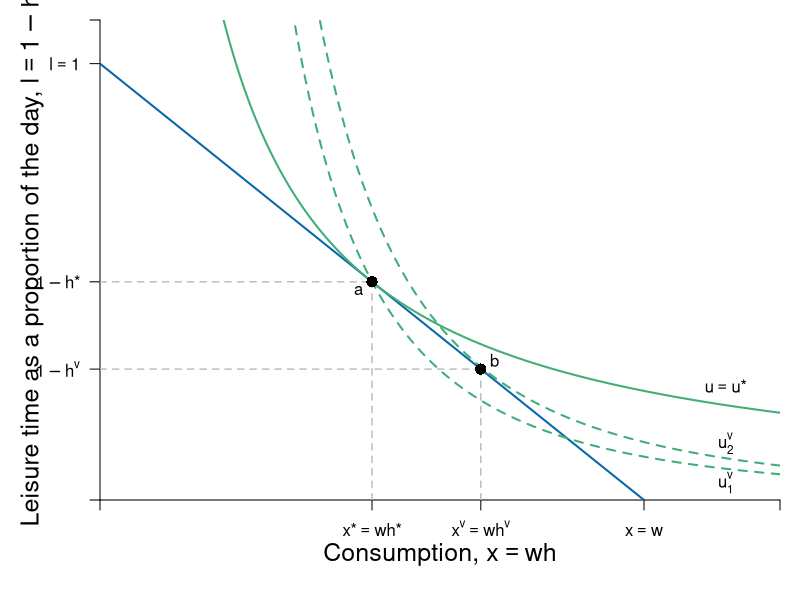

Write R code to recreate this figure.
require(shape)
pdf(file = "indmarketdemand/demand_cd_indiff_veblen.pdf", width = 9, height = 7)

#Set parameters for graphics
axislabelsize <- 1.5
graphlinewidth <- 2
segmentlinewidth <- 1.5

COL <- c("#7fc97f", "#beaed4", "#fdc086", "#ffff99", "#386cb0", "#f0027f", "#bf5b17", "#666666")
COLA <- c("#99d8c9","#66c2a4","#41ae76", "#238b45", "#005824")
COLB <- c("#4eb3d3", "#2b8cbe", "#0868ac","#084081")

#Edited the margins to cater for the larger LHS labels
par(mar =  c(5, 5, 1, 1))

uA <- function(x, y, alpha = 0.5) {
  x^(alpha)*y^(1 - alpha)
}

uA <- function(x, y, alpha = 0.5) {
  x^(alpha)*y^(1 - alpha)
}


bcA <- function(x, w = 1, h = 1) {
  h - w*x
}


xlims <- c(0, 5)
ylims <- c(0, 1.1)

npts <- 501 
x <- seq(xlims[1], xlims[2], length.out = npts)
y <- seq(ylims[1], ylims[2], length.out = npts) 
a <- c(1)

plot(0, 0, xlim = xlims, ylim = ylims, type = "n",
     xlab = expression(paste("")),
     ylab = expression(paste("")), 
     xaxt = "n", 
     yaxt = "n", 
     cex.lab = axislabelsize, 
     bty = "n",
     xaxs="i", 
     yaxs="i")

# ticksy <- seq(from = 0, to = ylims[2], by = 2)
# ylabels <- seq(from = 0, to = ylims[2], by = 2)
# ticksx <- seq(from = 0, to = xlims[2], by = 2)
# xlabels <- seq(from = 0, to = xlims[2], by = 2)
ticksy <- c(0, 0.3, 0.5, 1, ylims[2])
ylabels <- c(NA, expression(paste(1 - h^v)), expression(paste(1 - h,"*")), expression(paste(l == 1)), NA)
ticksx <- c(0, 2, 2.8, 4, xlims[2])
xlabels <- c(NA, expression(paste(x,"*" == w*h,"*")), expression(paste(x^v == w*h^v)), expression(paste(x == w)), NA)

axis(1, at = ticksx, pos = 0, labels = xlabels)
axis(2, at = ticksy, pos = 0, labels = ylabels, las = 1)

npts <- 500 
xx1 <- seq(xlims[1], xlims[2], length.out = npts)

lines(xx1, bcA(xx1, w = 0.25, h = 1), col = COLB[3], lwd = graphlinewidth)
#lines(xx1, indiffA1(xx1, uA = 20, rmax = 2.5, xmax = 10), col = COLB[4], lwd = graphlinewidth)



mtext(expression(paste("Consumption, ", x == w*h)), side=1, line = 2.5, cex = axislabelsize)
text(-0.5, 0.5*ylims[2], expression(paste("Leisure time as a proportion of the day, ", l == 1 - h)), xpd = TRUE, cex = axislabelsize, srt = 90) 


#Label the iso-welfare functions for the HG, Aisha
text(4.6, 0.04, expression(u[1]^v))
text(4.6, 0.13, expression(u[2]^v))
text(4.6, 0.26, expression(paste(u == u,"*")))

contour(x, y, 
        outer(x, y, uA),
        drawlabels = FALSE,
        col = COLA[3],
        lwd = graphlinewidth,
        levels = a, 
        xaxs="i", 
        yaxs="i", 
        add = TRUE)

b <- c(1.32, 1.44)

contour(x, y, 
        outer(x, y, uA, alpha = 0.7),
        drawlabels = FALSE,
        col = COLA[3],
        lwd = graphlinewidth,
        lty = 2, 
        levels = b, 
        xaxs="i", 
        yaxs="i", 
        add = TRUE)

segments(0, 0.5, 2, 0.5, lty = 2, col = "gray" , lwd = segmentlinewidth)
segments(2, 0, 2, 0.5, lty = 2, col = "gray" , lwd = segmentlinewidth)
points(2, 0.5, pch = 16, col = "black", cex = 1.5)
text(1.9, 0.48, expression(a))

segments(0, 0.3, 2.8, 0.3, lty = 2, col = "gray" , lwd = segmentlinewidth)
segments(2.8, 0, 2.8, 0.3, lty = 2, col = "gray" , lwd = segmentlinewidth)
points(2.8, 0.3, pch = 16, col = "black", cex = 1.5)
text(2.9, 0.32, expression(b))


points(1.55, 10.45, pch = 16, col = "black", cex = 1.5)
points(10.45, 1.55, pch = 16, col = "black", cex = 1.5)
text(1.65, 11, expression(a))
text(10.55, 2, expression(b))

text(10, 10, expression(paste("Budget constraint, ", bc[1])))
Arrows(10, 9.7, 10, 2.5, col = "black", lty = 1, lwd = 2, arr.type = "triangle", arr.lwd = 0.5)


dev.off()
